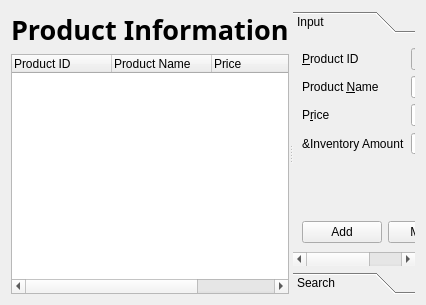
<?xml version="1.0" encoding="UTF-8"?>
<ui version="4.0">
 <class>ProductManagerForm</class>
 <widget class="QWidget" name="ProductManagerForm">
  <property name="geometry">
   <rect>
    <x>0</x>
    <y>0</y>
    <width>426</width>
    <height>305</height>
   </rect>
  </property>
  <property name="windowTitle">
   <string>Form</string>
  </property>
  <layout class="QVBoxLayout" name="verticalLayout_4">
   <item>
    <widget class="QSplitter" name="splitter">
     <property name="orientation">
      <enum>Qt::Horizontal</enum>
     </property>
     <widget class="QWidget" name="">
      <layout class="QVBoxLayout" name="verticalLayout_3">
       <item>
        <widget class="QLabel" name="productInfoLabel">
         <property name="font">
          <font>
           <family>Dubai</family>
           <pointsize>20</pointsize>
           <bold>true</bold>
          </font>
         </property>
         <property name="text">
          <string>Product Information</string>
         </property>
        </widget>
       </item>
       <item>
        <widget class="QTreeWidget" name="treeWidget">
         <property name="rootIsDecorated">
          <bool>false</bool>
         </property>
         <property name="itemsExpandable">
          <bool>false</bool>
         </property>
         <column>
          <property name="text">
           <string>Product ID</string>
          </property>
         </column>
         <column>
          <property name="text">
           <string>Product Name</string>
          </property>
         </column>
         <column>
          <property name="text">
           <string>Price</string>
          </property>
         </column>
         <column>
          <property name="text">
           <string>Inventory Amount</string>
          </property>
         </column>
        </widget>
       </item>
      </layout>
     </widget>
     <widget class="QToolBox" name="toolBox">
      <property name="currentIndex">
       <number>0</number>
      </property>
      <widget class="QWidget" name="inputPage">
       <property name="geometry">
        <rect>
         <x>0</x>
         <y>0</y>
         <width>178</width>
         <height>235</height>
        </rect>
       </property>
       <attribute name="label">
        <string>Input</string>
       </attribute>
       <layout class="QVBoxLayout" name="verticalLayout">
        <item>
         <layout class="QFormLayout" name="formLayout">
          <item row="0" column="0">
           <widget class="QLabel" name="productIDLabel">
            <property name="text">
             <string>&amp;Product ID</string>
            </property>
            <property name="buddy">
             <cstring>productIDLineEdit</cstring>
            </property>
           </widget>
          </item>
          <item row="0" column="1">
           <widget class="QLineEdit" name="productIDLineEdit">
            <property name="enabled">
             <bool>false</bool>
            </property>
            <property name="readOnly">
             <bool>true</bool>
            </property>
           </widget>
          </item>
          <item row="1" column="0">
           <widget class="QLabel" name="productNameLabel">
            <property name="text">
             <string>Product &amp;Name</string>
            </property>
            <property name="buddy">
             <cstring>productNameLineEdit</cstring>
            </property>
           </widget>
          </item>
          <item row="1" column="1">
           <widget class="QLineEdit" name="productNameLineEdit"/>
          </item>
          <item row="2" column="0">
           <widget class="QLabel" name="priceLabel">
            <property name="text">
             <string>P&amp;rice</string>
            </property>
            <property name="buddy">
             <cstring>priceLineEdit</cstring>
            </property>
           </widget>
          </item>
          <item row="2" column="1">
           <widget class="QLineEdit" name="priceLineEdit"/>
          </item>
          <item row="3" column="0">
           <widget class="QLabel" name="inventoryAmountLabel">
            <property name="text">
             <string>&amp;Inventory Amount</string>
            </property>
           </widget>
          </item>
          <item row="3" column="1">
           <widget class="QSpinBox" name="inventoryAmountSpinBox"/>
          </item>
         </layout>
        </item>
        <item>
         <widget class="QLabel" name="imageLabel">
          <property name="text">
           <string/>
          </property>
         </widget>
        </item>
        <item>
         <spacer name="verticalSpacer">
          <property name="orientation">
           <enum>Qt::Vertical</enum>
          </property>
          <property name="sizeHint" stdset="0">
           <size>
            <width>20</width>
            <height>88</height>
           </size>
          </property>
         </spacer>
        </item>
        <item>
         <layout class="QHBoxLayout" name="addHorizontalLayout">
          <item>
           <widget class="QPushButton" name="addPushButton">
            <property name="text">
             <string>Add</string>
            </property>
           </widget>
          </item>
          <item>
           <widget class="QPushButton" name="modifyPushButton">
            <property name="text">
             <string>Modify</string>
            </property>
           </widget>
          </item>
         </layout>
        </item>
       </layout>
      </widget>
      <widget class="QWidget" name="searchPage">
       <property name="geometry">
        <rect>
         <x>0</x>
         <y>0</y>
         <width>168</width>
         <height>245</height>
        </rect>
       </property>
       <attribute name="label">
        <string>Search</string>
       </attribute>
       <layout class="QVBoxLayout" name="verticalLayout_2">
        <item>
         <widget class="QTreeWidget" name="searchTreeWidget">
          <column>
           <property name="text">
            <string>Product ID</string>
           </property>
          </column>
          <column>
           <property name="text">
            <string>Product Name</string>
           </property>
          </column>
          <column>
           <property name="text">
            <string>Price</string>
           </property>
          </column>
          <column>
           <property name="text">
            <string>Inventory Amount</string>
           </property>
          </column>
         </widget>
        </item>
        <item>
         <layout class="QHBoxLayout" name="horizontalLayout">
          <item>
           <widget class="QComboBox" name="searchComboBox">
            <item>
             <property name="text">
              <string>Product ID Search</string>
             </property>
            </item>
            <item>
             <property name="text">
              <string>Product Name Search</string>
             </property>
            </item>
            <item>
             <property name="text">
              <string>Price Search</string>
             </property>
            </item>
            <item>
             <property name="text">
              <string>Inventory Amount Search</string>
             </property>
            </item>
           </widget>
          </item>
          <item>
           <widget class="QLineEdit" name="searchLineEdit"/>
          </item>
         </layout>
        </item>
        <item>
         <widget class="QPushButton" name="searchPushButton">
          <property name="text">
           <string>Search</string>
          </property>
         </widget>
        </item>
       </layout>
      </widget>
     </widget>
    </widget>
   </item>
  </layout>
 </widget>
 <resources/>
 <connections/>
</ui>
